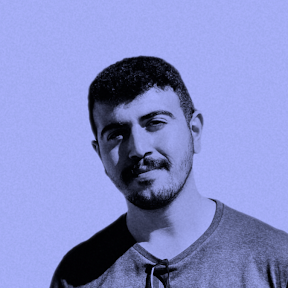
#> input picture testimages/11.png, 288 x 288 px
$ python scripyIMAS.py
#> lines starting #> are read from the running program, lines starting #| are printed output that depends on the picture
#> the answer given: testimages/11.png
#> in main, image is the input picture: PIL image 288x288 RGB; mean R, G, B 132.7, 140.3, 199.1
import PIL.Image
from PIL import Image

ASCII_CHARS = ["@","#","$","%","&","*","+","=","-","."," "]

def resize_image(image, new_width=150):
#> called with new_width = 150
    width, height = image.size
#> width = 288; height = 288
    ratio = height / width /1.6
#> ratio = 0.625
    new_height = int(new_width * ratio)
#> new_height = 93
    resized_image = image.resize((new_width, new_height))
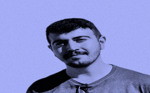
#> resized_image: PIL image 150x93 RGB; mean R, G, B 132.7, 140.3, 199.1
    return (resized_image)

def grayify(image):
    grayscale_image = image.convert("L")
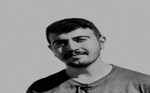
#> grayscale_image: PIL image 150x93 L; min 0, max 186, mean 144.8
    return (grayscale_image)

def convASCI (image):
    pixels = image.getdata()
    char = "".join([ASCII_CHARS[pixel//20] for pixel in pixels])
    return (char)


def main(new_width = 150):
    #path = r"C:\Users\Nikol Ladanev\Documents\code\testimages\11.png"
    path = input("Enter the path:\n")
    try:
        image = PIL.Image.open(path)
    except:
        print(path, "not valid")

    new_image_data = convASCI(grayify(resize_image(image)))

    pixel_count = len(new_image_data)
#> pixel_count = 13950
    ascii_image = "\n".join(new_image_data[i:(i+new_width)] for i in range(0, pixel_count, new_width))


        #print result
    print(ascii_image)

    with open("ascii_image.txt","w") as f:
        f.write(ascii_image)

main()
